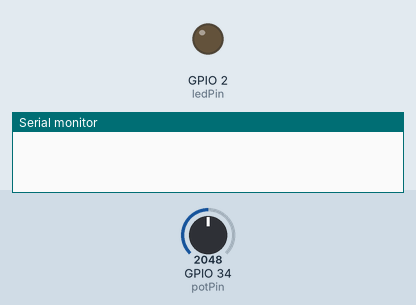
Recording of a sketch running on a simulated ESP32. On the bench: output pins drawn as LEDs (lit = HIGH), the last lines printed to the serial monitor. Inputs (shaded band) come from the test bench; at power-on: GPIO 34 (potPin) = 2048. WiFi joins after 1.5 s; servers stay silent unless stated.

Above: at 0.1 s.
At 2.1 s:
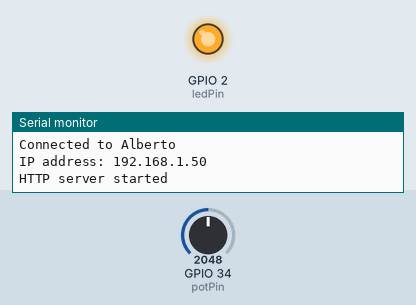
Timing chart, 0 to 3.6 s (numbered marks = the images above):
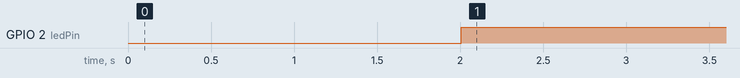

The sketch:

test-pot.ino
```cpp
#if defined(ESP8266)
  #include <ESP8266WiFi.h>
  #include <ESPAsyncTCP.h>
#elif defined(ESP32)
  #include <WiFi.h>
  #include <AsyncTCP.h>
#endif

#include <ESPAsyncWebServer.h>
#include <AsyncElegantOTA.h>

const char* ssid = "Alberto";
const char* password = "22181224";

AsyncWebServer server(80);

// Potentiometer is connected to GPIO 34 (Analog ADC1_CH6)
const int potPin = 34;
const int ledPin = LED_BUILTIN;

// setting PWM properties
const int freq = 5000;
const int ledChannel = 0;
const int resolution = 8;

// variable for storing the potentiometer value
int potValue = 0;

void setup() {
  // configure LED PWM functionalitites
  ledcSetup(ledChannel, freq, resolution);

  // attach the channel to the GPIO to be controlled
  ledcAttachPin(ledPin, ledChannel);

  Serial.begin(115200);
  // Connect to Wi-Fi
  WiFi.begin(ssid, password);
  while (WiFi.status() != WL_CONNECTED) {
    delay(1000);
    Serial.println("Connecting to WiFi..");
  }

  // Print ESP Local IP Address
  Serial.println("");
  Serial.print("Connected to ");
  Serial.println(ssid);
  Serial.print("IP address: ");
  Serial.println(WiFi.localIP());

  server.on("/", HTTP_GET, [](AsyncWebServerRequest *request) {
    request->send(200, "text/plain", "Hi! This is a sample response.");
  });

  AsyncElegantOTA.begin(&server);    // Start AsyncElegantOTA
  server.begin();
  Serial.println("HTTP server started");
}

void loop() {
  // Reading potentiometer value
  potValue = analogRead(potPin);
  ledcWrite(ledChannel, potValue);
  delay(15);
}
```

Measured:
- by itself, GPIO 2 (ledPin): LOW → HIGH at 2.0 s
